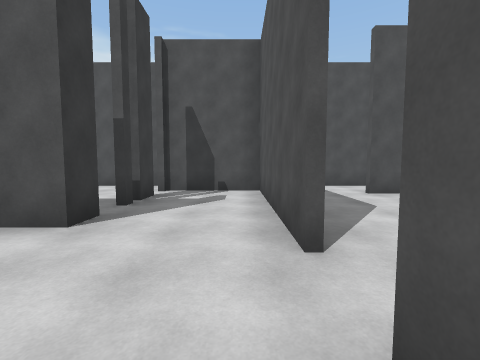
[1] (above)

14 first-person views from a walk through a Unity game level. The camera is 1.5 m above the floor, tilts 4° down and sees 90° across. The floor is counted in squares, 2 m on a side. Each view is taken from the middle of a square. On the plan, view 1 faces up. The plan holds only what a view shows up to about 9 squares ahead; the rest is blank. The place goes on beyond the plan.

[2]
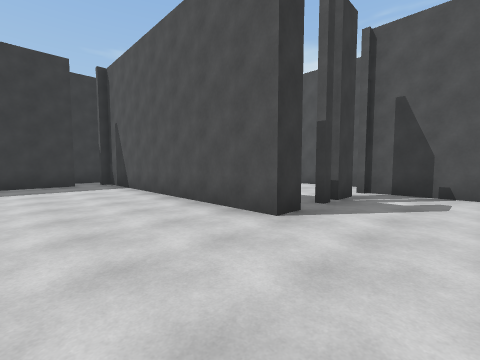

[3]
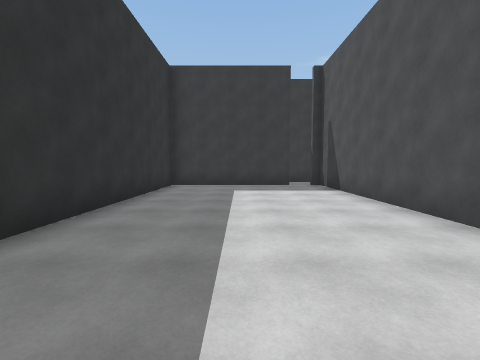

[4]
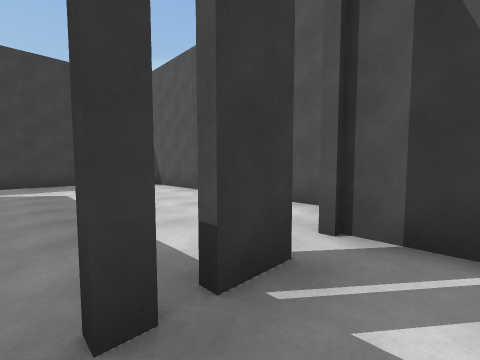

[5]
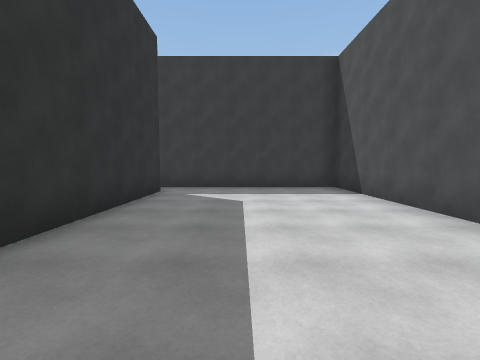

[6]
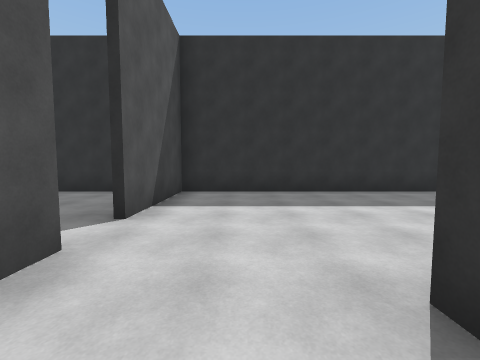

[7]
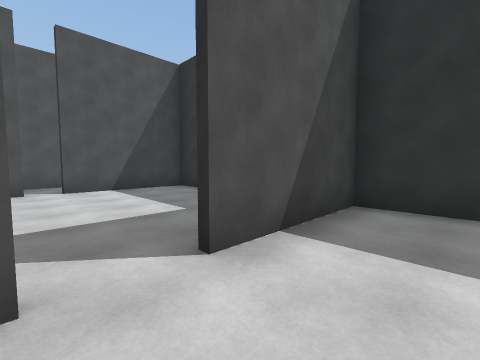

[8]
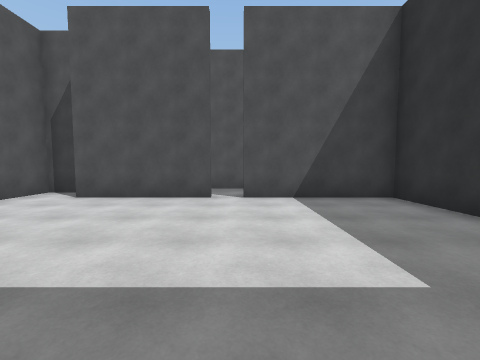

[9]
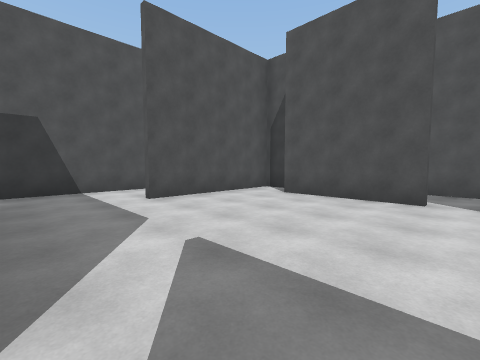

[10]
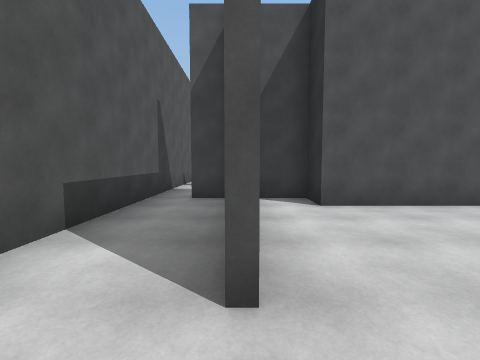

[11]
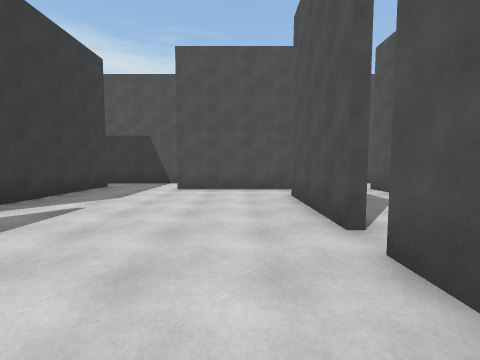

[12]
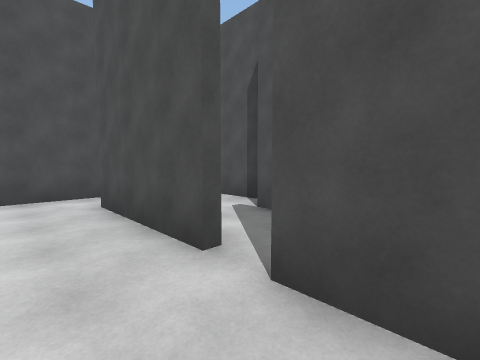

[13]
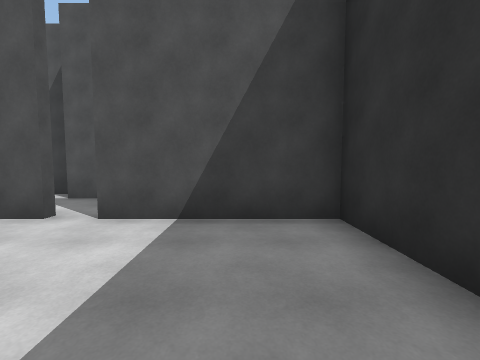

[14]
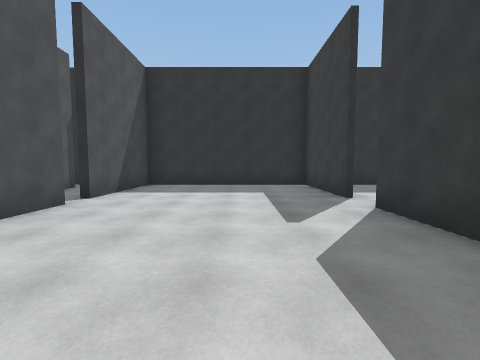

### Floor plan
Points are (right, up) in squares from view 1. A wall is a line through its corners. A room is listed if a view was taken in it or the views show most of it. See-through windows are left out.
Room 1 (views 1, 2, 3, 4, 6, 7)
walls: (-2, 3.5) (-2, 2.8) (-9.2, 2.8); (0.5, 1.9) (0.5, 6.5) (-2.2, 6.5); (-2, 5.6) (-2, 4.8); (0.5, -2.4) (0.5, 0.9); (-9.2, 1.8) (-9.2, -2.3) (1, -2.3)
ways out: opening at (-2, 6) to room 2; gap at (-2, 4) to room 2; opening at (1, 1) to room 3; opening at (-9, 2)
Room 2 (view 5)
walls: (-9.5, 2.9) (-5, 2.9); (-2.6, 8) (-10.5, 8) (-10.5, 3.5)
ways out: opening at (-2, 6) to room 1; gap at (-2, 4) to room 1; opening at (-10, 3)
Room 3 (views 8, 9, 11, 12, 13)
walls: (0.7, 0.9) (0.7, -2.4); (6.2, 1.6) (6.2, 4.6) (7.1, 4.6) (7.1, 5.9) (3.1, 5.9); (0.7, 5.4) (0.7, 1.9); (1, -2.3) (6.2, -2.3) (6.2, 1)
ways out: opening at (1, 1) to room 1; opening at (2.5, 6) to room 4
Room 4 (views 10, 14)
walls: (6.9, 8) (0, 8); (7.1, 6.2) (7.1, 7.1); (0.7, 6.9) (0.7, 5.4)
ways out: opening at (2.5, 6) to room 3; gap at (7, 7) to room 5
Room 5 (no view inside)
walls: (8.4, 8) (6.9, 8); (8.8, 3.1) (8.8, 6.1)
ways out: gap at (7, 7) to room 4; opening at (9, 7)
Room 6 (no view inside)
walls: (8.1, 0.6) (8.1, 2.8)

Where each view was taken, in squares from view 1:
view 1: 0 up, 0 right, facing up
view 2: 0 up, 0 right, facing up-left
view 3: 0 up, 1 left, facing left
view 4: 4 up, 1 left, facing up-left
view 5: 5 up, 3 left, facing left
view 6: 4 up, 1 left, facing down
view 7: 2 up, 1 left, facing down-right
view 8: 1 up, 1 right, facing right
view 9: 1 up, 1 right, facing up-right
view 10: 6 up, 2 right, facing right
view 11: 1 down, 5 right, facing up
view 12: 0 up, 5 right, facing up-right
view 13: 1 down, 3 right, facing right
view 14: 6 up, 3 right, facing down
